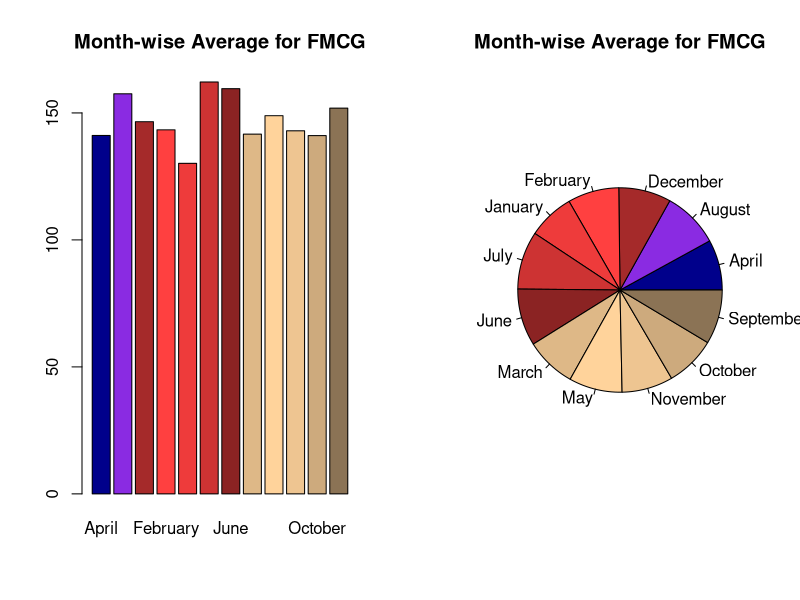
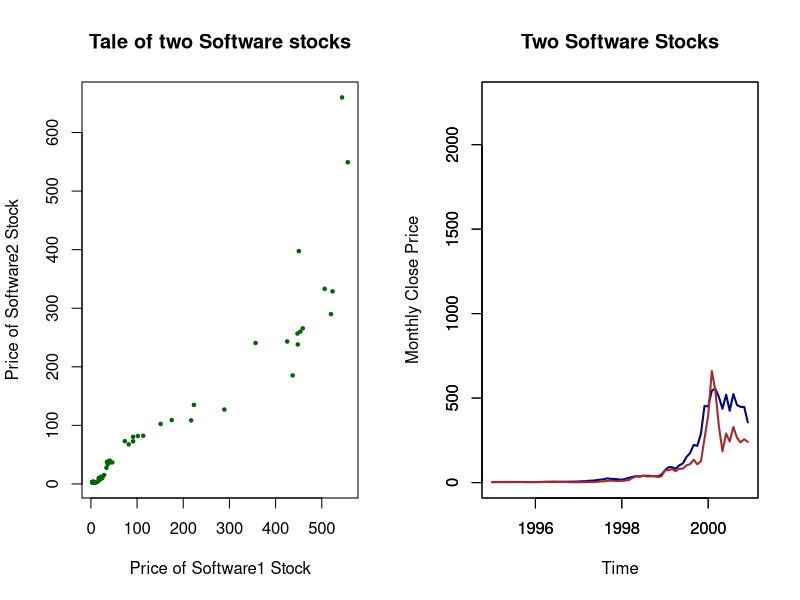
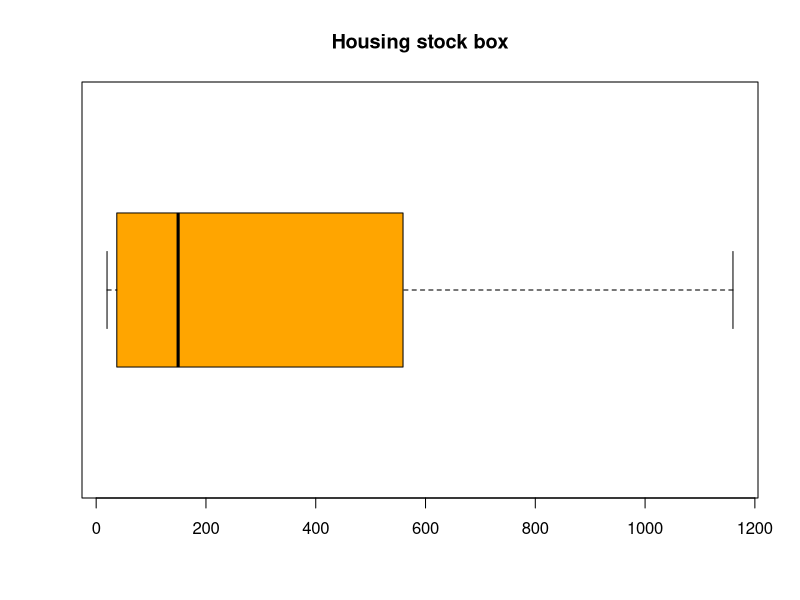

Recreate these plots in R, in order.
#################################################
# R Tutorial 
# Filename: 7-Plots.R
# Shankar Venkatagiri
#################################################

# Date variables can be hard, so we convert them
# into something more useful

# Install a package called lubridate via the
# Packages tab -  should take very little time
library(lubridate)

# Next, import the data from a file. 

# If you encounter an error message, 
# then you must set the Working Directory.
# You could use the Files tab to navigate 
# to the file MonthlyCloses.csv
# and select More > Set working directory

# Read the closing prices into a variable
MonthlyCloses <- read.csv("data/MonthlyCloses.csv", 
                          header=TRUE)
summary(MonthlyCloses)
str(MonthlyCloses)
MonthlyCloses[,1] # jy: month col has formatting that is confusing R over place of year

# Dimensions of the dataset
numDays <- nrow(MonthlyCloses)
numStocks <- ncol(MonthlyCloses) - 1

# Because the data is in mixed format - the 
# first column is a Date and the rest are
# Prices, we make sure that R knows about
# their intended formats

# Explicitly declare the formats of the columns
# Month field is alpha 
MonthlyCloses[ , 1] <- as.character(MonthlyCloses[ , 1])
str(MonthlyCloses)
MonthlyCloses$Month # jy: shows that this doesn't create consistent format

# Prices are numeric ::: jy: this doesn't seem necessary? already numeric
for(i in 2:numStocks + 1) {
  MonthlyCloses[ , i] <- as.numeric(MonthlyCloses[ , i])
}

# Prepare the Month field, so it can be converted
# to a Date field. You don't have to understand
# everything here - all that the command is 
# achieving is that the Date column is set to
# a format recognisable by R
MonthlyCloses$Month <- sapply(MonthlyCloses$Month,
                              function(month) 
                                paste("01-",month, sep=""))
MonthlyCloses$Month # jy: still doesn't create consistent format

MonthlyCloses$Month <- as.Date(MonthlyCloses$Month,
                               "%d-%b-%y")
MonthlyCloses[,1] # nope - most rows show up as NA

MthlyCloses <- MonthlyCloses[1:72,] # remove NA values - probably better ways

# If you encounter an error message, 
# then you must set the Working Directory.
# You could use the Files tab to navigate 
# to the file MonthlyCloses.csv
# and select More > Set working directory

# Let's attach a TradingMonth column to our dataset ::jy: separate mth from yr
MthlyCloses$TradingMonth <- months(MthlyCloses$Month)

# Obtain month-wise averages by grouping closed
# across the years
monthlyAverage <- aggregate(FMCG ~ TradingMonth,
                            MthlyCloses,
                            mean) 
# You may change the mean to 
# some other centrality measure

# Place two plots side by side
par(mfrow=c(1,2))

# This gives us a raw barplot
barplot(monthlyAverage$FMCG,
        names.arg=monthlyAverage$TradingMonth,
        main="Month-wise Average for FMCG",
        col=colors()[30:41])

# Here's a pie chart for the same
pie(monthlyAverage$FMCG,
    labels=monthlyAverage$TradingMonth,
    main="Month-wise Average for FMCG",
    col=colors()[30:41])

# A task you could undertake is to 
# sort these values by the Month

# Scatter plot of two stocks in the
# Software sector
with(MthlyCloses,
     plot(Software1, Software2,
          main="Tale of two Software stocks",
          xlab="Price of Software1 Stock", 
          ylab="Price of Software2 Stock", 
          pch=20, cex=0.7, col="darkgreen")
)

# Next, get a line chart for both
# Determine the range for the y axis
maxVal <- max(max(MonthlyCloses$Software1),
              max(MonthlyCloses$Software2))
minVal <- min(min(MonthlyCloses$Software1),
              min(MonthlyCloses$Software2))

plot(MonthlyCloses$Software1 ~ 
       MonthlyCloses$Month,
     type="l",
     lwd=2,
     col="navy",
     xlab="Time", 
     ylab="Monthly Close Price",
     main="Two Software Stocks",
     ylim=c(0, maxVal+100))

# This is how we orchestrate an
# overlap of the second plot
par(new=TRUE)

plot(MonthlyCloses$Software2 ~ 
       MonthlyCloses$Month,
     type="l",
     lwd=2,
     ann=FALSE,
     col="brown",
     ylim=c(0, maxVal+100))

# Box plot
par(mfrow=c(1,1))

boxplot(MonthlyCloses$Housing,
        horizontal=TRUE,
        main="Housing stock box",
        col="orange")
        
# Uncomment these lines to get the
# full picture for every stock

# # Plot the time series for each stock
# for(symbol in 2:numStocks + 1) {
#   
#   # The ts function of R helps us to
#   # construct a time series
#   plot(ts(MonthlyCloses[ , symbol],
#           start=c(1995, 1), end=c(2014, 12),
#           frequency=12),
#        main=paste("Monthly Movements for:", 
#                   colnames(MonthlyCloses)[symbol]),
#        xlab="Year", ylab="Stock Price in INR",
#        col="navy")
#   
# }
# 
# 
# 
# 
